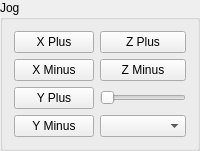
     <widget class="QGroupBox" name="groupBox_7">
      <property name="title">
       <string>Jog</string>
      </property>
      <layout class="QGridLayout" name="gridLayout_8">
       <item row="2" column="0">
        <widget class="QPushButton" name="jog_plus_pb_1">
         <property name="text">
          <string>Y Plus</string>
         </property>
        </widget>
       </item>
       <item row="3" column="0">
        <widget class="QPushButton" name="jog_minus_pb_1">
         <property name="text">
          <string>Y Minus</string>
         </property>
        </widget>
       </item>
       <item row="1" column="0">
        <widget class="QPushButton" name="jog_minus_pb_0">
         <property name="text">
          <string>X Minus</string>
         </property>
        </widget>
       </item>
       <item row="0" column="0">
        <widget class="QPushButton" name="jog_plus_pb_0">
         <property name="text">
          <string>X Plus</string>
         </property>
        </widget>
       </item>
       <item row="0" column="1">
        <widget class="QPushButton" name="jog_plus_pb_2">
         <property name="text">
          <string>Z Plus</string>
         </property>
        </widget>
       </item>
       <item row="1" column="1">
        <widget class="QPushButton" name="jog_minus_pb_2">
         <property name="text">
          <string>Z Minus</string>
         </property>
        </widget>
       </item>
       <item row="3" column="1">
        <widget class="QComboBox" name="jog_modes_cb"/>
       </item>
       <item row="2" column="1">
        <widget class="QSlider" name="jog_vel_sl">
         <property name="orientation">
          <enum>Qt::Horizontal</enum>
         </property>
        </widget>
       </item>
      </layout>
     </widget>
